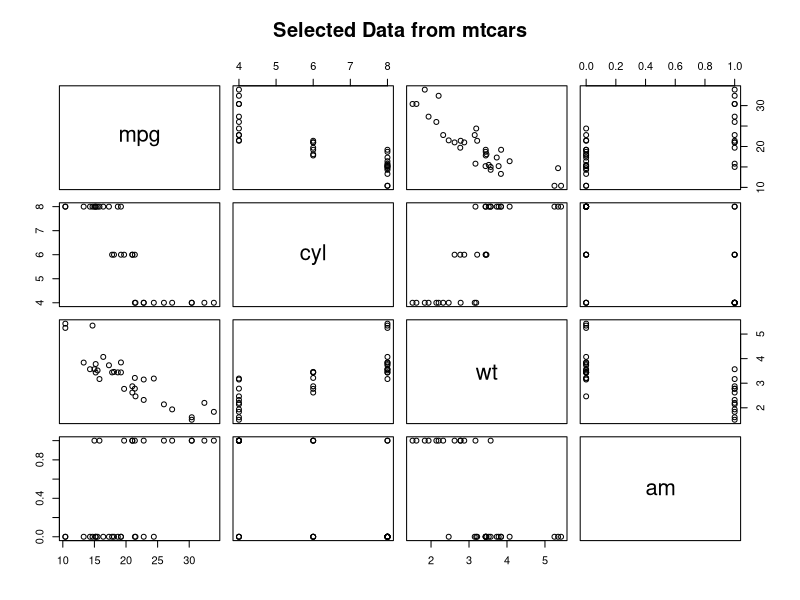

Reproduce this figure in R.
## ---- chunk 1
knitr::opts_chunk$set(echo = FALSE)
## ---- chunk 2
head(mtcars)
## ---- chunk 3
pairs(~mpg+cyl+wt+am, data=mtcars, main= "Selected Data from mtcars")
